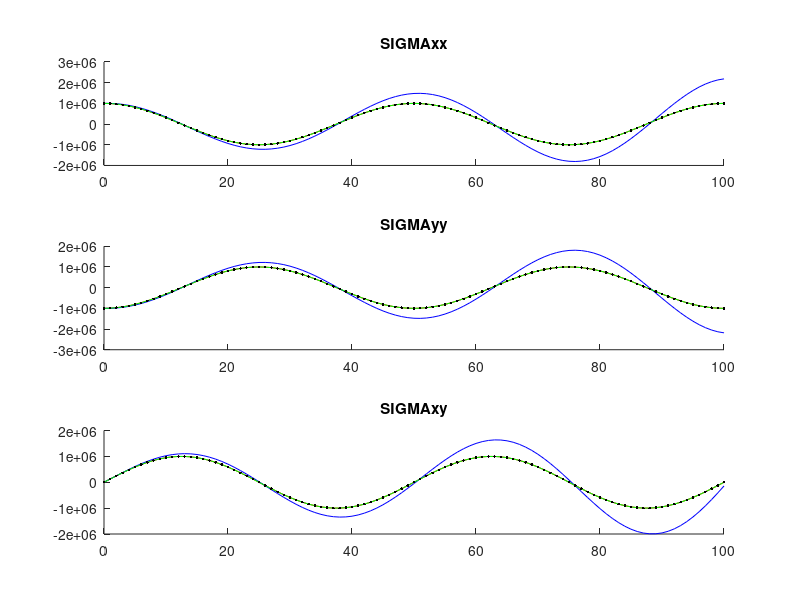
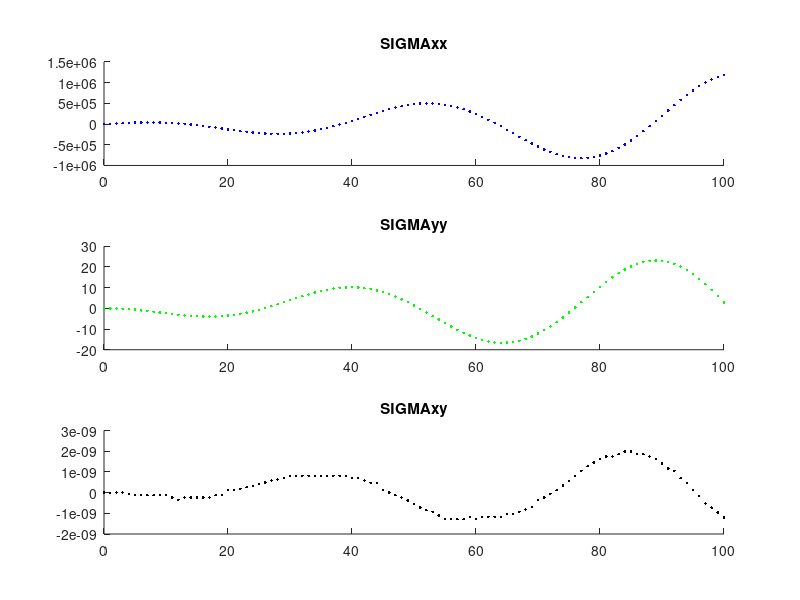

Recreate these plots in MATLAB, in order.
% Testing of different stress rotation algoritms
% for 2D stress rotation:
% A. Analytical
% B. Jaumann
% C. Jaumann stress rate with 4th order Runge Kutta
% D. 3D finite angle rotation (Popov et al., 2014)


% Clearing memory and figures
clear all; clf

% Define numerical model
OMEGA=1; % Rotation rate rad/s
LTIME=2*pi/OMEGA; % Time for 1 revolution, s
Nt=100; % Number of timesteps
dt=LTIME/Nt; % Time step size, s
SXX0=1e+6; % Initial SIGMA'xx stress component, Pa
SYY0=-1e+6; % Initial SIGMA'yy stress component, Pa
SXY0=0; % Initial SIGMA'xx stress component, Pa
% 3D rotation pseudo vector
OMEGAi=[0;     0;    OMEGA]; 
% 3D initial stress state
SIGMA0=[SXX0,  SXY0, 0;
        SXY0,  SYY0, 0;
        0,     0,    0];
% Set initial stress state for different methods
% A. Analytical
SXXA=zeros(1,Nt+1); SXXA(1)=SXX0;
SYYA=zeros(1,Nt+1); SYYA(1)=SYY0;
SXYA=zeros(1,Nt+1); SXYA(1)=SXY0;
% B. Jaumann
SXXJ=zeros(1,Nt+1); SXXJ(1)=SXX0;
SYYJ=zeros(1,Nt+1); SYYJ(1)=SYY0;
SXYJ=zeros(1,Nt+1); SXYJ(1)=SXY0;
% C. Jaumann stress rate with 4th order Runge Kutta
SXXJRK=zeros(1,Nt+1); SXXJRK(1)=SXX0;
SYYJRK=zeros(1,Nt+1); SYYJRK(1)=SYY0;
SXYJRK=zeros(1,Nt+1); SXYJRK(1)=SXY0;
SXXrate=zeros(4,1);
SYYrate=zeros(4,1);
SXYrate=zeros(4,1);
% C. 3D finite angle rotation
SIGMA3D=SIGMA0;
SXX3D=zeros(1,Nt+1); SXX3D(1)=SXX0;
SYY3D=zeros(1,Nt+1); SYY3D(1)=SYY0;
SXY3D=zeros(1,Nt+1); SXY3D(1)=SXY0;

% Timestepping
for t=1:1:Nt
    % Update stress state for different methods
    % A. Analytical
    THETA=dt*OMEGA; % Incremental rotation angle
    SXXA(t+1)=SXXA(t)*cos(THETA)^2+SYYA(t)*sin(THETA)^2-SXYA(t)*sin(2*THETA);
    SYYA(t+1)=SXXA(t)*sin(THETA)^2+SYYA(t)*cos(THETA)^2+SXYA(t)*sin(2*THETA);
    SXYA(t+1)=1/2*(SXXA(t)-SYYA(t))*sin(2*THETA)+SXYA(t)*cos(2*THETA);
    
    % B. Jaumann
    THETA=dt*OMEGA; % Incremental rotation angle
    SXXJ(t+1)=SXXJ(t)-SXYJ(t)*2*THETA;
    SYYJ(t+1)=SYYJ(t)+SXYJ(t)*2*THETA;
    SXYJ(t+1)=SXYJ(t)+(SXXJ(t)-SYYJ(t))*THETA;
    
    % C. Jaumann stress rate with 4th order Runge Kutta
    SXXcur=SXXJRK(t);
    SYYcur=SYYJRK(t);
    SXYcur=SXYJRK(t);
    for rk=1:1:4
        % Compute current Jaumann stress rates
        SXXrate(rk)=-SXYcur*2*OMEGA;
        SYYrate(rk)=SXYcur*2*OMEGA;
        SXYrate(rk)=(SXXcur-SYYcur)*OMEGA;
        % Change current stress state
        if(rk==1 || rk==2)
            SXXcur=SXXJRK(t)+SXXrate(rk)*dt/2;
            SYYcur=SYYJRK(t)+SYYrate(rk)*dt/2;
            SXYcur=SXYJRK(t)+SXYrate(rk)*dt/2;
        elseif(rk==3)
            SXXcur=SXXJRK(t)+SXXrate(rk)*dt;
            SYYcur=SYYJRK(t)+SYYrate(rk)*dt;
            SXYcur=SXYJRK(t)+SXYrate(rk)*dt;
        end
    end
    % Compute effective stress rates
    SXXrateeff=(SXXrate(1)+2*SXXrate(2)+2*SXXrate(3)+SXXrate(4))/6;
    SYYrateeff=(SYYrate(1)+2*SYYrate(2)+2*SYYrate(3)+SYYrate(4))/6;
    SXYrateeff=(SXYrate(1)+2*SXYrate(2)+2*SXYrate(3)+SXYrate(4))/6;
    % Update stresses
    SXXJRK(t+1)=SXXJRK(t)+SXXrateeff*dt;
    SYYJRK(t+1)=SYYJRK(t)+SYYrateeff*dt;
    SXYJRK(t+1)=SXYJRK(t)+SXYrateeff*dt;
    
    % D. 3D finite angle rotation
    % D1. Compute vorticity vector magnitude:
    OMEGAmag=norm(OMEGAi); 
    % D2. Compute unit rotation vector 
    n=OMEGAi/OMEGAmag;     
    nx=n(1); 
    ny=n(2); 
    nz=n(3);
    % D3. Integrate incremental rotation angle
    THETA = dt*OMEGAmag;     
    % D4. Evaluate rotation matrix using Euler-Rodrigues formula
    R1=[ 1,    0,     0;
         0,    1,     0;
         0,    0,     1];
    R2=[ 0,   -nz,    ny;
         nz,   0,    -nx;
        -ny,   nx,    0 ];
    R3=[nx*nx, nx*ny, nx*nz;
        ny*nx, ny*ny, ny*nz;
        nz*nx, nz*ny, nz*nz];
    Rmat=cos(THETA)*R1+sin(THETA)*R2+(1-cos(THETA))*R3;
    % D5. Compute rotated stress matrix 
    SIGMA3D=Rmat*SIGMA3D*Rmat';
    SXX3D(t+1)=SIGMA3D(1,1);
    SYY3D(t+1)=SIGMA3D(2,2);
    SXY3D(t+1)=SIGMA3D(1,2);
end

% Plot results
figure(1); clf
% SIGMA'xx
subplot(3,1,1)
hold on
plot(0:1:Nt,SXXA,'r');
plot(0:1:Nt,SXXJ,'b');
plot(0:1:Nt,SXXJRK,'g');
plot(0:1:Nt,SXX3D,'.k');
title('SIGMAxx')
% SIGMAyy'
subplot(3,1,2)
hold on
plot(0:1:Nt,SYYA,'r');
plot(0:1:Nt,SYYJ,'b');
plot(0:1:Nt,SYYJRK,'g');
plot(0:1:Nt,SYY3D,'.k');
title('SIGMAyy')
% SIGMAxy'
subplot(3,1,3)
hold on
plot(0:1:Nt,SXYA,'r');
plot(0:1:Nt,SXYJ,'b');
plot(0:1:Nt,SXYJRK,'g');
plot(0:1:Nt,SXY3D,'.k');
title('SIGMAxy')

% Plot error
figure(2); clf
% SIGMA'xx
subplot(3,1,1)
hold on
plot(0:1:Nt,SXXJ-SXXA,'.b');
% plot(0:1:Nt,SXXJRK-SXXA,'g');
% plot(0:1:Nt,SXX3D-SXXA,'.k');
title('SIGMAxx')
% SIGMAyy'
subplot(3,1,2)
hold on
% plot(0:1:Nt,SYYJ-SYYA,'b');
plot(0:1:Nt,SYYJRK-SYYA,'.g');
% plot(0:1:NtSYY3D-SYYA,'.k');
title('SIGMAyy')
% SIGMAxy'
subplot(3,1,3)
hold on
% plot(0:1:Nt,SXYJ-SXYA,'b');
% plot(0:1:Nt,SXYJRK-SXYA,'g');
plot(0:1:Nt,SXY3D-SXYA,'.k');
title('SIGMAxy')

